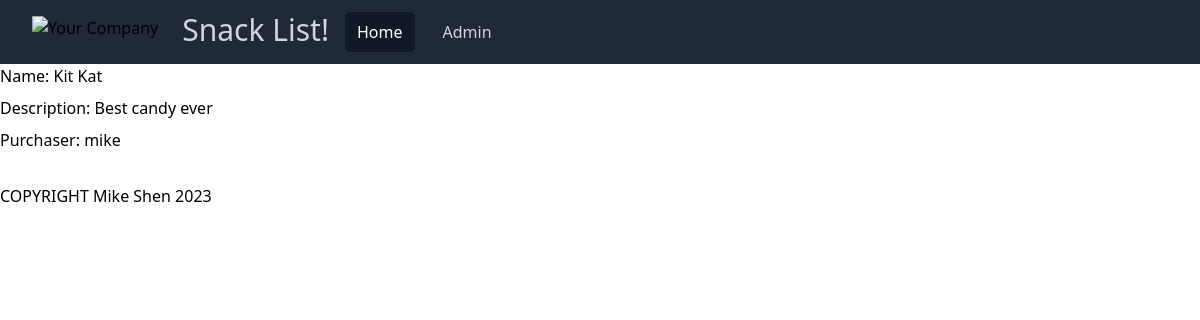
/1/, run on the app's committed database.
### snacks/models.py (models this page shows, shortened)
class Snack(models.Model):
    name = models.CharField(max_length=64)
    purchaser = models.ForeignKey(get_user_model(), on_delete=models.CASCADE)
    description = models.TextField()

### snacks/views.py (the view)
# urls.py: path('<int:pk>/', SnackDetailView.as_view(), name='snack_detail')
class SnackDetailView(DetailView):
    template_name = 'snack_detail.html'
    model = Snack

### templates/snack_detail.html
{% extends 'base.html' %}
{% block content %}
    <h2 class="h-8">Name: {{snack.name}}</h2>
    <p class="h-8">Description: {{snack.description}}</p>
    <p class="h-8">Purchaser: {{snack.purchaser}}</p>
{% endblock content %}

### data on the page
Snack: name "Kit Kat", description "Best candy ever", purchaser "mike"
